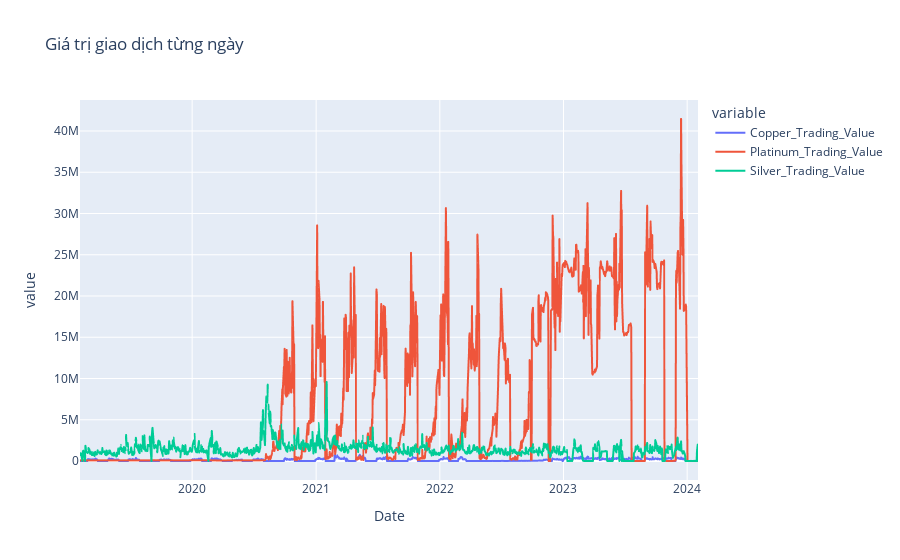

Write notebook code for a chart like this one.
### Code cell
fig = px.line(df_trading_value[trading_value],title="Giá trị giao dịch từng ngày ")
fig.show()

### Figure 1 — Plotly figure (JSON) as saved in the notebook; plotly's stock layout.template omitted (floating-point values rounded to 4 significant figures; data arrays with more than 128 entries replaced by an {"elided": "..."} marker saying what was removed)
{"data": [{"hovertemplate": "variable=Copper_Trading_Value<br>Date=%{x}<br>value=%{y}<extra></extra>", "legendgroup": "Copper_Trading_Value", "line": {"color": "#636efa", "dash": "solid"}, "marker": {"symbol": "circle"}, "mode": "lines", "name": "Copper_Trading_Value", "showlegend": true, "type": "scattergl", "x": {"elided": "1243 str values"}, "xaxis": "x", "y": {"elided": "1243 float values"}, "yaxis": "y"}, {"hovertemplate": "variable=Platinum_Trading_Value<br>Date=%{x}<br>value=%{y}<extra></extra>", "legendgroup": "Platinum_Trading_Value", "line": {"color": "#EF553B", "dash": "solid"}, "marker": {"symbol": "circle"}, "mode": "lines", "name": "Platinum_Trading_Value", "showlegend": true, "type": "scattergl", "x": {"elided": "1243 str values"}, "xaxis": "x", "y": {"elided": "1243 float values"}, "yaxis": "y"}, {"hovertemplate": "variable=Silver_Trading_Value<br>Date=%{x}<br>value=%{y}<extra></extra>", "legendgroup": "Silver_Trading_Value", "line": {"color": "#00cc96", "dash": "solid"}, "marker": {"symbol": "circle"}, "mode": "lines", "name": "Silver_Trading_Value", "showlegend": true, "type": "scattergl", "x": {"elided": "1243 str values"}, "xaxis": "x", "y": {"elided": "1243 float values"}, "yaxis": "y"}], "layout": {"legend": {"title": {"text": "variable"}, "tracegroupgap": 0}, "title": {"text": "Giá trị giao dịch từng ngày "}, "xaxis": {"anchor": "y", "domain": [0, 1], "title": {"text": "Date"}}, "yaxis": {"anchor": "x", "domain": [0, 1], "title": {"text": "value"}}}}
